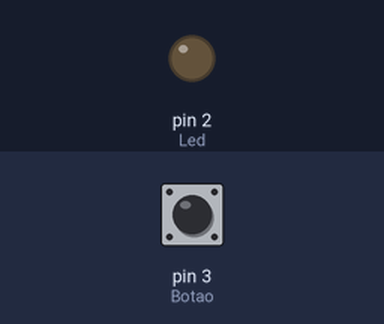
Bench run of a sketch on a simulated Arduino Uno, built with avr-gcc and run on an emulated ATmega328P. Shown: output pins drawn as LEDs (lit = HIGH). Inputs (shaded band) come from the test bench; at power-on: pin 3 (Botao) LOW.

Above: at 1.2 s.
1.3 s: pin 3 (Botao) pulled HIGH for 0.15 s
At 1.37 s:
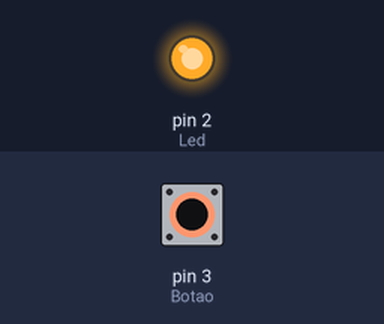
2.9 s: pin 3 (Botao) pulled HIGH for 3.2 s
At 6.4 s:
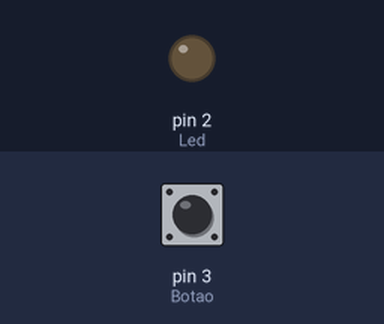
Timing chart, 0 to 7.9 s (numbered marks = the images above; inputs shaded):
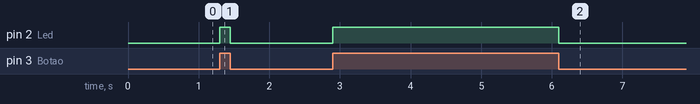

Measured:
- after the input at 1.3 s, pin 2 (Led): LOW → HIGH at once, → LOW 0.15 s later
- after the input at 2.9 s, pin 2 (Led): LOW → HIGH at once, → LOW 3.2 s later

The sketch:

botao.ino
```cpp
#define Led 2
#define Botao 3
byte ValorBotao = 0;

void setup() {
  pinMode(Led, OUTPUT);
  pinMode(Botao, INPUT);
}

void loop() {
  ValorBotao = digitalRead(Botao);
  if(ValorBotao == HIGH){
    digitalWrite(Led, HIGH);
  } else {
    digitalWrite(Led, LOW);
  }

}
```
